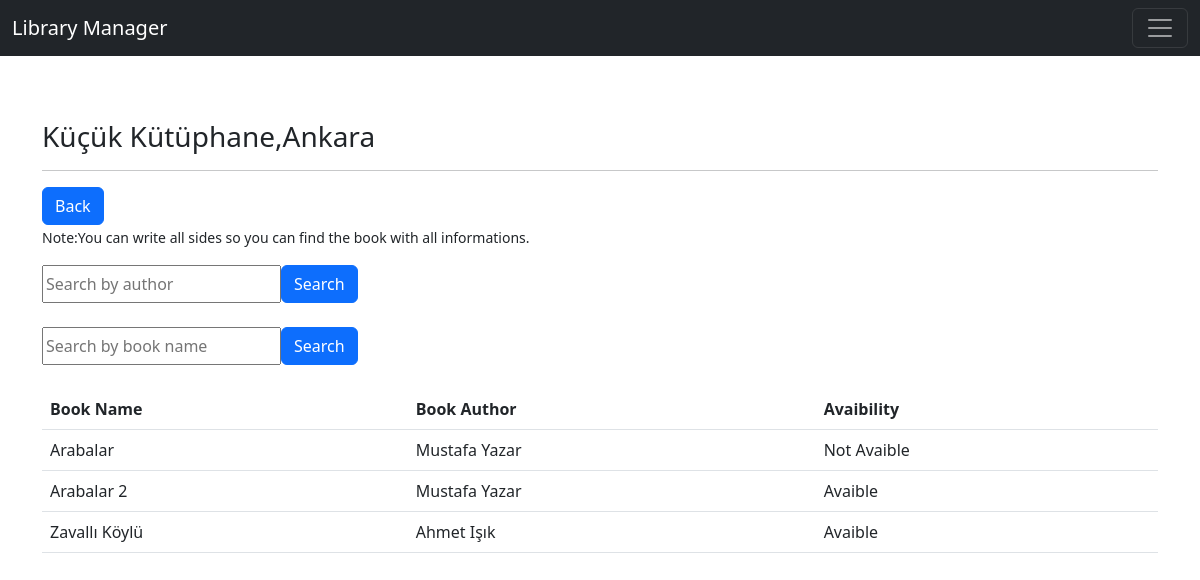
/library/library/2 (signed in), run on the app's committed database.
### library/models.py (models this page shows, shortened)
class Library(models.Model):
    lib_name = models.CharField(max_length=30,verbose_name="library")
    lib_city = models.CharField(max_length=30,verbose_name="City")
    lib_password = models.CharField(max_length=300,verbose_name="Password")
    lib_logged_in = models.BooleanField(default=False)
    class Meta:
        ordering = ["lib_name","lib_city"]

class Books(models.Model):
    lib_name = models.CharField(max_length=30,verbose_name="Library Name")
    lib_city = models.CharField(null=True,max_length=30,verbose_name="Library City")
    book_name = models.CharField(max_length=30,verbose_name="Book Name")
    book_author = models.CharField(null=True,max_length=30,verbose_name="Book Author")
    avaible = models.BooleanField(default=True,verbose_name="Avaibility")
    buyer_name = models.CharField(blank=True,null=True,max_length=30,verbose_name="Buyer Name")
    buyer_phone = models.CharField(blank=True,null=True,max_length=15,verbose_name="Buyer's Phone")
    buyer_email = models.EmailField(blank=True,null=True)
    buying_date = models.DateTimeField(blank=True,null=True,verbose_name="Buying Date")
    receive_date = models.DateTimeField(blank=True,null=True,verbose_name="Receiving Date")

### library/views.py (the view)
# urls.py: path('library/', include('library.urls')),
def library(request,id):
    library = get_object_or_404(Library,id=id)
    key_book = request.GET.get("key_book")
    key_author = request.GET.get("key_author")
    if key_book:
        books = Books.objects.filter(book_name__contains=key_book,lib_name=library.lib_name)
        return render(request,"library.html",{"library":library,"books":books})
    elif key_author:
        books = Books.objects.filter(book_author__contains=key_author,lib_name=library.lib_name)
        return render(request,"library.html",{"library":library,"books":books})
    elif key_book and key_author:
        books = Books.objects.filter(book_name__contains=key_book,book_author__contains=key_author,lib_name=library.lib_name)
        return render(request,"library.html",{"library":library,"books":books})
    books = Books.objects.filter(lib_name=library.lib_name)
    return render(request,"library.html",{"library":library,"books":books})

### templates/library.html (shortened to what this page needs)
{% extends 'layout.html' %}
{% block body %}
<h3>{{library.lib_name}},{{library.lib_city}}</h3>
<hr>
<a href="{% url 'library:visitor' %}" class="btn btn-primary">Back</a>
<p><small>Note:You can write all sides so you can find the book with all informations.</small></p>
<form class="d-flex">
  <input type="text" name = "key_author" class="input-sm" maxlength="64" placeholder="Search by author">
  <button class="btn btn-primary" type="submit">Search</button>
</form>
<br>
<form class="d-flex">
  <input type="text" name = "key_book" class="input-sm" maxlength="64" placeholder="Search by book name">
  <button class="btn btn-primary" type="submit">Search</button>
</form>
<br>
{% if books %}
<table class="table">
    <thead>
      <tr>
        <th scope="col">Book Name</th>
        <th scope="col">Book Author</th>
        <th scope="col">Avaibility</th>
      </tr>
    </thead>
    <tbody>
      {% for book in books %}
      <tbody>
        <tr>
            <td>{{book.book_name}}</td>
            <td>{{book.book_author}}</td>
            {% if book.avaible %}
            <td>Avaible</td>
            {% else %}
            <td>Not Avaible</td>
            {% endif %}
        </tr>
      </tbody>
      {% endfor %}
{% else %}
<div class="alert alert-danger">
    Book Could Not Found
</div>
{% endif %}
{% endblock body %}

### data on the page
Library: lib_name "Küçük Kütüphane", lib_city "Ankara"
Books: book_name "Arabalar", book_author "Mustafa Yazar", avaible "Not Avaible"
Books: book_name "Arabalar 2", book_author "Mustafa Yazar", avaible "Avaible"
Books: book_name "Zavallı Köylü", book_author "Ahmet Işık", avaible "Avaible"
